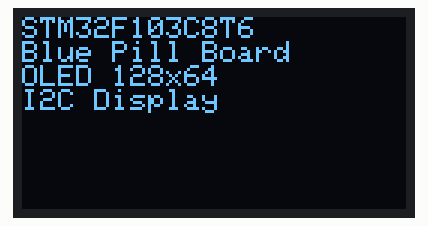
A sketch run on a simulated Arduino Uno, built with avr-gcc and run on an emulated ATmega328P. Shown: 128×64 one-colour display. What the sketch prints to the serial monitor is not drawn.

Above: at 0.1 s.
At 5.19 s:
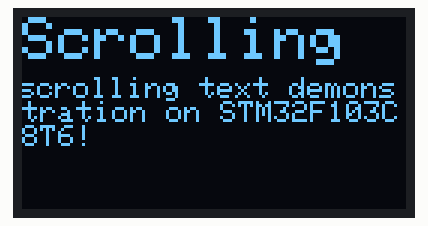
At 10.29 s:
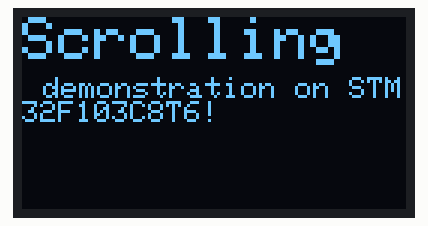
At 20.6 s:
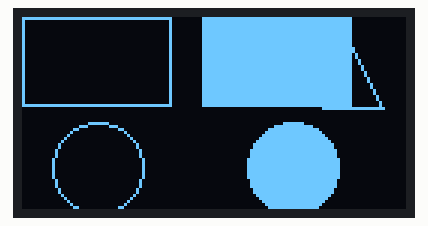
At 30.19 s:
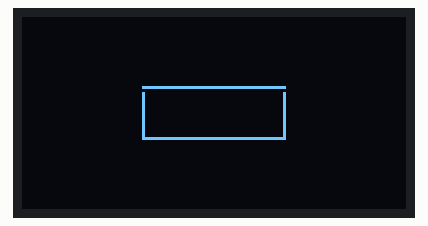
At 39.95 s:
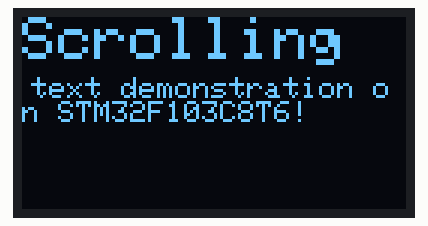

The sketch:

OLED_Display0.ino
```cpp
/*
Программа подключения OLED дисплея
Выводы подключения I2C интерфейса:
OLED Display    STM32F103C8T6
GND         →   GND
VCC         →   3.3V
SCL         →   PB6
SDA         →   PB7
*/
//-----------------------------------------------------------------------------------
// Подключаемые файлы
//-----------------------------------------------------------------------------------

#include <Wire.h>
#include <Adafruit_GFX.h>
#include <Adafruit_SSD1306.h>

#define SCREEN_WIDTH 128
#define SCREEN_HEIGHT 64
#define OLED_RESET    -1  // Reset pin (-1 if not used)

//-----------------------------------------------------------------------------------
// Глобальные переменные
//-----------------------------------------------------------------------------------

Adafruit_SSD1306 display(SCREEN_WIDTH, SCREEN_HEIGHT, &Wire, OLED_RESET);

//-----------------------------------------------------------------------------------
// Программа начальной установки
//-----------------------------------------------------------------------------------

void setup()
{
  Serial.begin(115200);

  // Инициализация дисплея
  if(!display.begin(SSD1306_SWITCHCAPVCC, 0x3C))
  {
    Serial.println(F("SSD1306 allocation failed"));
    for(;;); // Бесконечный цикл при ошибке
  }

  Serial.println("OLED initialized");

  // Очистка дисплея
  display.clearDisplay();

  // Вывод текста
  display.setTextSize(1);
  display.setTextColor(SSD1306_WHITE);
  display.setCursor(0, 0);
  display.println("STM32F103C8T6");
  display.println("Blue Pill Board");
  display.println("OLED 128x64");
  display.println("I2C Display");
  display.display();

  delay(2000);
}

//-----------------------------------------------------------------------------------
// Основной цикл программы
//-----------------------------------------------------------------------------------

void loop()
{
  // Бегущая строка
  scrollText();

  // Графики
  drawGraphics();

  // Анимация
  drawAnimation();
}

//-----------------------------------------------------------------------------------
// Подпрограммы
//-----------------------------------------------------------------------------------

void scrollText() {
  display.clearDisplay();
  display.setCursor(0, 0);
  display.setTextSize(2);
  display.println("Scrolling");
  display.setTextSize(1);

  for (int x = 0; x < 300; x++) {
    display.setCursor(-x, 20);
    display.println("This is scrolling text demonstration on STM32F103C8T6!");
    display.display();
    delay(30);
    display.clearDisplay();
    display.setCursor(0, 0);
    display.setTextSize(2);
    display.println("Scrolling");
    display.setTextSize(1);
  }
}

void drawGraphics() {
  display.clearDisplay();

  // Прямоугольники
  display.drawRect(0, 0, 50, 30, SSD1306_WHITE);
  display.fillRect(60, 0, 50, 30, SSD1306_WHITE);

  // Круги
  display.drawCircle(25, 50, 15, SSD1306_WHITE);
  display.fillCircle(90, 50, 15, SSD1306_WHITE);

  // Треугольник
  display.drawTriangle(110, 10, 120, 30, 100, 30, SSD1306_WHITE);

  display.display();
  delay(3000);
}

void drawAnimation() {
  // Анимированный квадрат
  for (int i = 0; i < 64; i++) {
    display.clearDisplay();
    display.drawRect(i, i, 128-2*i, 64-2*i, SSD1306_WHITE);
    display.display();
    delay(50);
  }

  for (int i = 63; i >= 0; i--) {
    display.clearDisplay();
    display.drawRect(i, i, 128-2*i, 64-2*i, SSD1306_WHITE);
    display.display();
    delay(50);
  }
}
```

Measured:
- what the display in image 3 shows lasts 3.0 s, from 20.5 s to 23.5 s
